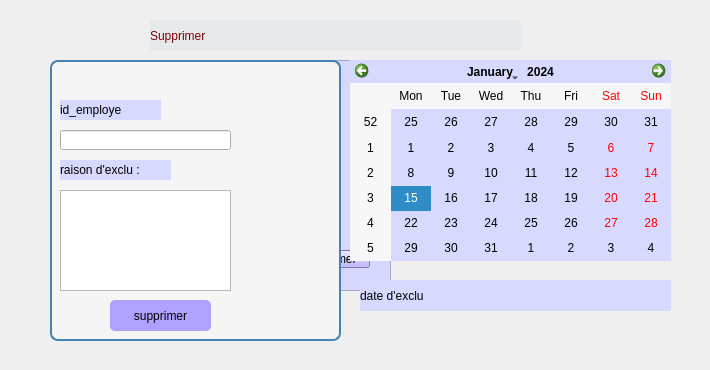
      <widget class="QWidget" name="tab_17">
       <attribute name="title">
        <string>supprimer</string>
       </attribute>
       <widget class="QTableWidget" name="tableWidget_8">
        <property name="geometry">
         <rect>
          <x>80</x>
          <y>60</y>
          <width>311</width>
          <height>231</height>
         </rect>
        </property>
        <property name="styleSheet">
         <string notr="true">background-color: rgb(215, 216, 254);</string>
        </property>
       </widget>
       <widget class="QLabel" name="label_82">
        <property name="geometry">
         <rect>
          <x>100</x>
          <y>90</y>
          <width>81</width>
          <height>20</height>
         </rect>
        </property>
        <property name="minimumSize">
         <size>
          <width>0</width>
          <height>20</height>
         </size>
        </property>
        <property name="styleSheet">
         <string notr="true">font: italic 9pt &quot;Segoe UI&quot;;
background-color: rgb(216, 217, 255);
font: 8pt &quot;Segoe UI&quot;;
color: rgb(0, 0, 0);
font: 700 9pt &quot;Segoe UI&quot;;
</string>
        </property>
        <property name="text">
         <string>id_employe</string>
        </property>
       </widget>
       <widget class="QLineEdit" name="lineEdit_26">
        <property name="geometry">
         <rect>
          <x>170</x>
          <y>90</y>
          <width>171</width>
          <height>20</height>
         </rect>
        </property>
       </widget>
       <widget class="QLabel" name="label_83">
        <property name="geometry">
         <rect>
          <x>90</x>
          <y>130</y>
          <width>81</width>
          <height>20</height>
         </rect>
        </property>
        <property name="minimumSize">
         <size>
          <width>0</width>
          <height>20</height>
         </size>
        </property>
        <property name="styleSheet">
         <string notr="true">font: italic 9pt &quot;Segoe UI&quot;;
background-color: rgb(216, 217, 255);
font: 8pt &quot;Segoe UI&quot;;
color: rgb(0, 0, 0);
font: 700 9pt &quot;Segoe UI&quot;;
</string>
        </property>
        <property name="text">
         <string>raison d'exclu :</string>
        </property>
       </widget>
       <widget class="QTextEdit" name="textEdit_2">
        <property name="geometry">
         <rect>
          <x>170</x>
          <y>130</y>
          <width>171</width>
          <height>101</height>
         </rect>
        </property>
       </widget>
       <widget class="QPushButton" name="pushButton_29">
        <property name="geometry">
         <rect>
          <x>290</x>
          <y>250</y>
          <width>80</width>
          <height>18</height>
         </rect>
        </property>
        <property name="styleSheet">
         <string notr="true">font: 700 italic 9pt &quot;Segoe UI&quot;;
background-color:rgb(175, 161, 255);
color: rgb(0, 0, 0);
</string>
        </property>
        <property name="text">
         <string>supprimer</string>
        </property>
       </widget>
       <widget class="QCalendarWidget" name="calendarWidget">
        <property name="geometry">
         <rect>
          <x>350</x>
          <y>60</y>
          <width>321</width>
          <height>201</height>
         </rect>
        </property>
        <property name="styleSheet">
         <string notr="true">color: rgb(0, 0, 0);
background-color: rgb(216, 217, 255);</string>
        </property>
       </widget>
       <widget class="QLabel" name="label_84">
        <property name="geometry">
         <rect>
          <x>410</x>
          <y>70</y>
          <width>231</width>
          <height>31</height>
         </rect>
        </property>
        <property name="minimumSize">
         <size>
          <width>0</width>
          <height>20</height>
         </size>
        </property>
        <property name="styleSheet">
         <string notr="true">font: italic 9pt &quot;Segoe UI&quot;;
background-color: rgb(216, 217, 255);
font: 8pt &quot;Segoe UI&quot;;
color: rgb(0, 0, 0);
font: 700 9pt &quot;Segoe UI&quot;;
</string>
        </property>
        <property name="text">
         <string>date d'exclu</string>
        </property>
       </widget>
       <widget class="QLabel" name="label_9">
        <property name="geometry">
         <rect>
          <x>0</x>
          <y>0</y>
          <width>701</width>
          <height>361</height>
         </rect>
        </property>
        <property name="text">
         <string/>
        </property>
        <property name="pixmap">
         <pixmap>../../../Downloads/c9d03170-aced-4d4f-8414-d7da4814c40d.jpg</pixmap>
        </property>
       </widget>
       <widget class="QLabel" name="label_150">
        <property name="geometry">
         <rect>
          <x>360</x>
          <y>280</y>
          <width>311</width>
          <height>31</height>
         </rect>
        </property>
        <property name="minimumSize">
         <size>
          <width>0</width>
          <height>20</height>
         </size>
        </property>
        <property name="styleSheet">
         <string notr="true">font: italic 9pt &quot;Segoe UI&quot;;
background-color: rgb(216, 217, 255);
font: 8pt &quot;Segoe UI&quot;;
color: rgb(0, 0, 0);
font: 700 9pt &quot;Segoe UI&quot;;
</string>
        </property>
        <property name="text">
         <string>date d'exclu</string>
        </property>
       </widget>
       <widget class="QLabel" name="label_136">
        <property name="geometry">
         <rect>
          <x>150</x>
          <y>20</y>
          <width>371</width>
          <height>31</height>
         </rect>
        </property>
        <property name="styleSheet">
         <string notr="true">QLabel {
	background-color: rgb(230, 234, 237);
	font: 700 18pt &quot;Segoe UI&quot;;
    color: #800000; /* dark red like your other slides */
    font-family: &quot;Georgia&quot;;
}
</string>
        </property>
        <property name="text">
         <string>Supprimer</string>
        </property>
       </widget>
       <widget class="QGroupBox" name="groupBox_6">
        <property name="geometry">
         <rect>
          <x>50</x>
          <y>50</y>
          <width>291</width>
          <height>291</height>
         </rect>
        </property>
        <property name="styleSheet">
         <string notr="true">QGroupBox {
	font: 9pt &quot;Segoe UI&quot;;
	font: 900 12pt &quot;Segoe UI&quot;;
    background-color: #f5f5f5;
    border: 2px solid #4682B4;
    border-radius: 8px;
    margin-top: 10px;
}
QPushButton {
    background-color: #4682B4;
    color: white;
    border-radius: 5px;
    padding: 5px;
}
QPushButton:hover {
    background-color: #5A9BD5;
}</string>
        </property>
        <property name="title">
         <string/>
        </property>
        <widget class="QLabel" name="label_87">
         <property name="geometry">
          <rect>
           <x>10</x>
           <y>50</y>
           <width>101</width>
           <height>20</height>
          </rect>
         </property>
         <property name="minimumSize">
          <size>
           <width>0</width>
           <height>20</height>
          </size>
         </property>
         <property name="styleSheet">
          <string notr="true">font: italic 9pt &quot;Segoe UI&quot;;
background-color: rgb(216, 217, 255);
font: 8pt &quot;Segoe UI&quot;;
color: rgb(0, 0, 0);
font: 700 9pt &quot;Segoe UI&quot;;
</string>
         </property>
         <property name="text">
          <string>id_employe</string>
         </property>
        </widget>
        <widget class="QLineEdit" name="lineEdit_52">
         <property name="geometry">
          <rect>
           <x>10</x>
           <y>80</y>
           <width>171</width>
           <height>20</height>
          </rect>
         </property>
        </widget>
        <widget class="QLabel" name="label_149">
         <property name="geometry">
          <rect>
           <x>10</x>
           <y>110</y>
           <width>111</width>
           <height>20</height>
          </rect>
         </property>
         <property name="minimumSize">
          <size>
           <width>0</width>
           <height>20</height>
          </size>
         </property>
         <property name="styleSheet">
          <string notr="true">font: italic 9pt &quot;Segoe UI&quot;;
background-color: rgb(216, 217, 255);
font: 8pt &quot;Segoe UI&quot;;
color: rgb(0, 0, 0);
font: 700 9pt &quot;Segoe UI&quot;;
</string>
         </property>
         <property name="text">
          <string>raison d'exclu :</string>
         </property>
        </widget>
        <widget class="QTextEdit" name="textEdit_10">
         <property name="geometry">
          <rect>
           <x>10</x>
           <y>140</y>
           <width>171</width>
           <height>101</height>
          </rect>
         </property>
        </widget>
        <widget class="QPushButton" name="pushButton_55">
         <property name="geometry">
          <rect>
           <x>60</x>
           <y>250</y>
           <width>101</width>
           <height>31</height>
          </rect>
         </property>
         <property name="styleSheet">
          <string notr="true">font: 700 italic 9pt &quot;Segoe UI&quot;;
background-color:rgb(175, 161, 255);
color: rgb(0, 0, 0);
</string>
         </property>
         <property name="text">
          <string>supprimer</string>
         </property>
        </widget>
       </widget>
       <zorder>tableWidget_8</zorder>
       <zorder>label_82</zorder>
       <zorder>lineEdit_26</zorder>
       <zorder>label_83</zorder>
       <zorder>textEdit_2</zorder>
       <zorder>pushButton_29</zorder>
       <zorder>label_84</zorder>
       <zorder>label_9</zorder>
       <zorder>calendarWidget</zorder>
       <zorder>label_150</zorder>
       <zorder>label_136</zorder>
       <zorder>groupBox_6</zorder>
      </widget>
